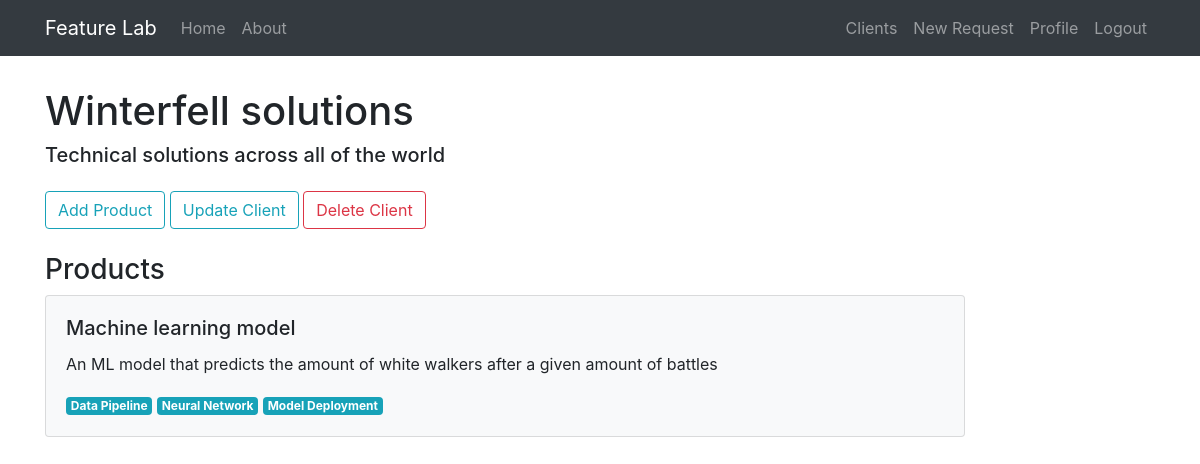
The app's page /client/2 (signed in) with its own data.
### feature_lab/models.py (models this page shows, shortened)
class Client(db.Model):
    id = db.Column(db.Integer, primary_key=True)
    name = db.Column(db.String(20), unique=True, nullable=False)
    email = db.Column(db.String(120), unique=True, nullable=False)
    bio = db.Column(db.Text(), nullable=False)
    priority = db.Column(db.Integer, nullable=False, unique=True)
    phone_number = db.Column(db.String())
    created_at = db.Column(db.DateTime, nullable=False, default=datetime.utcnow)
    products = db.relationship('Product', backref='owner', lazy=True)
    user_id = db.Column(db.Integer, db.ForeignKey('user.id'), nullable=False)

class Product(db.Model):
    id = db.Column(db.Integer, primary_key=True)
    name = db.Column(db.String(20), unique=True, nullable=False)
    description = db.Column(db.Text(), nullable=False)
    owner_id = db.Column(db.Integer, db.ForeignKey('client.id'), nullable=False)
    requests = db.relationship('FeatureRequest', backref='product', lazy=True)
    areas = db.relationship('ProductArea', backref='product', lazy=True)

class ProductArea(db.Model):
    id = db.Column(db.Integer, primary_key=True)
    name = db.Column(db.String(30), nullable=False)
    product_id = db.Column(db.Integer, db.ForeignKey('product.id'), nullable=False)

### feature_lab/clients/routes.py (the view)
@clients.route('/client/<int:client_id>')
@login_required
def client(client_id):
    client = Client.query.get_or_404(int(client_id))
    return render_template('client.html', client=client)

### feature_lab/models.py (called while the page is built)
@login_manager.user_loader
def load_user(user_id):
    return User.query.get(int(user_id))

### feature_lab/templates/client.html (shortened to what this page needs)
{% extends 'layout.html' %}
{% block content %}
    <h1>{{client.name}}</h1>
    <h5 class="mb-4">{{client.bio}}</h5>
    <button class="btn btn-outline-info" onclick="window.location='/create_product/{{client.id}}'">Add Product</button>
    <button class="btn btn-outline-info" onclick="window.location='/client/{{client.id}}/update'">Update Client</button>
    <button type="button" class="btn btn-outline-danger" data-toggle="modal" data-target="#deleteModal">Delete Client</button>
    <h3 class="mt-4">Products</h3>
    {% if client.products %}
        {% for product in client.products %}
            <div>
                <a href="/product/{{ product.id }}" class="request-card">
                    <div class="card bg-light mb-3 p-3 mr-0">
                        <div class="p-1">
                            <h5 class="card-title">{{ product.name }}</h5>
                            <p class="card-text">{{ product.description }}</p>
                            {% for area in product.areas %}
                                <span class="badge badge-info">{{ area.name }}</span>
                            {% endfor %}
                        </div>
                    </div>
                </a>
            </div>
        {% endfor %}
    {% else %}
        <div class="p-5 text-secondary">
            <p>This client does not have any products yet. <a href="/create_product/{{client.id}}">Create product.</a></p>
        </div>
    {% endif %}
{% endblock content %}

### feature_lab/static/custom.css (style rules this page uses)
a.request-card, a.request-card:hover { color: inherit; text-decoration: none; max-width: 35rem; }

### records on screen
Client: name "Winterfell solutions", bio "Technical solutions across all of the world"
Product: name "Machine learning model", description "An ML model that predicts the amount of white walkers after a given amount of battles"
ProductArea: name "Data Pipeline"
ProductArea: name "Neural Network"
ProductArea: name "Model Deployment"
